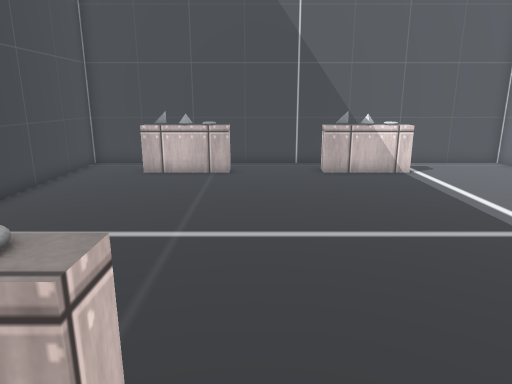
View 1 (above)

12 first-person views from a walk through a scene from a Unity 3-D project. The camera is 1.5 m above the floor, tilts 14° down and sees 70° across. The floor is counted in squares, 0.5 m on a side. Each view is taken from the middle of a square. On the plan, view 1 faces up. The plan holds only what a view shows up to about 20 squares ahead; the rest is blank. The place goes on beyond the plan. The player character is not drawn. Some surface patterns are stand-ins.

View 2
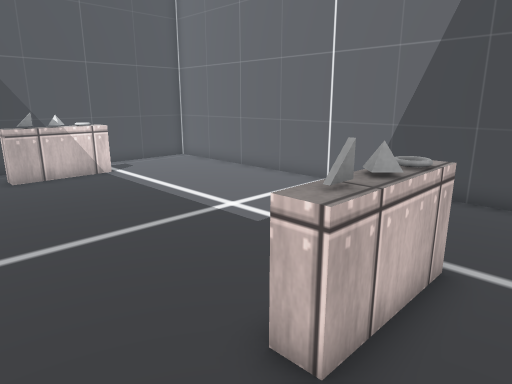

View 3
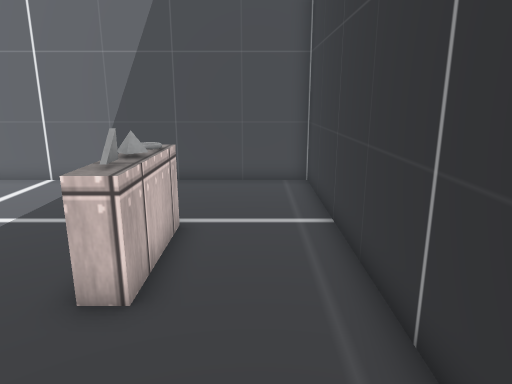

View 4
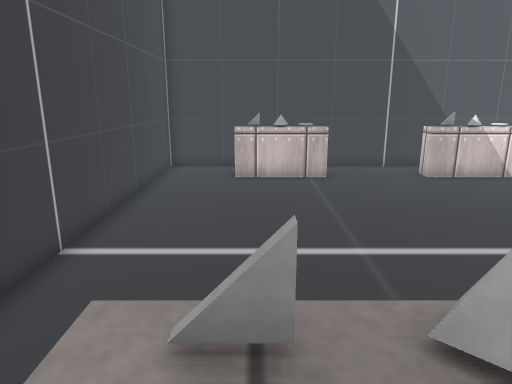

View 5
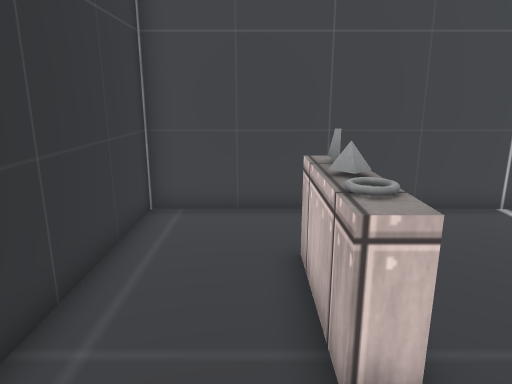

View 6
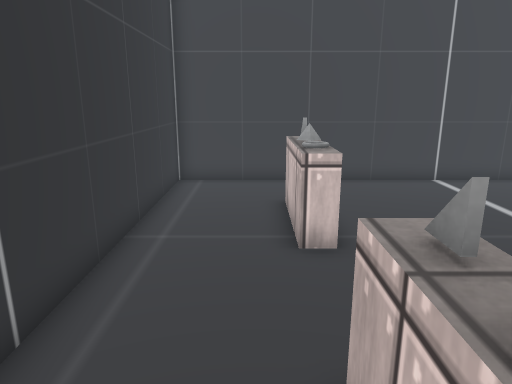

View 7
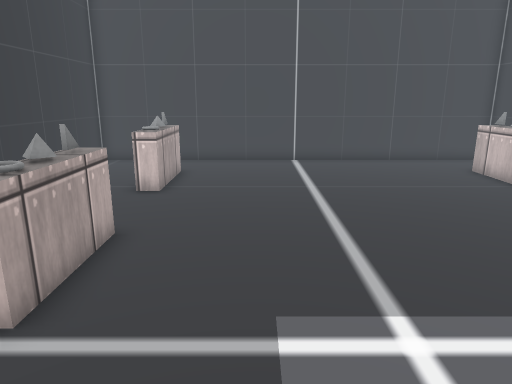

View 8
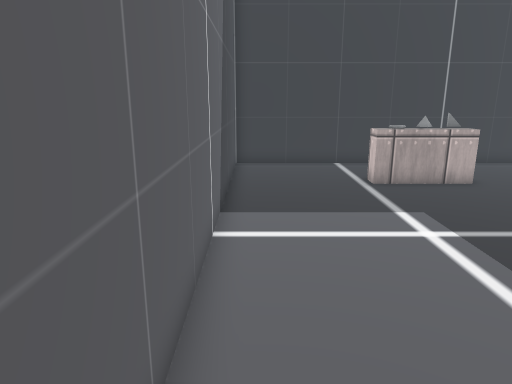

View 9
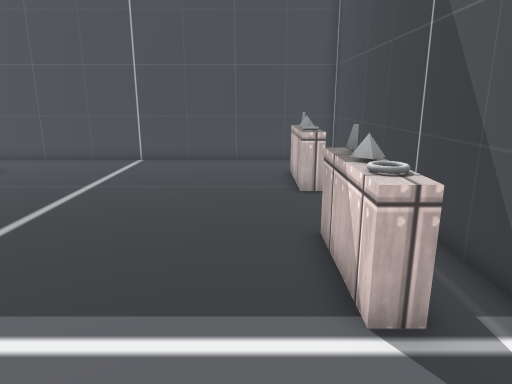

View 10
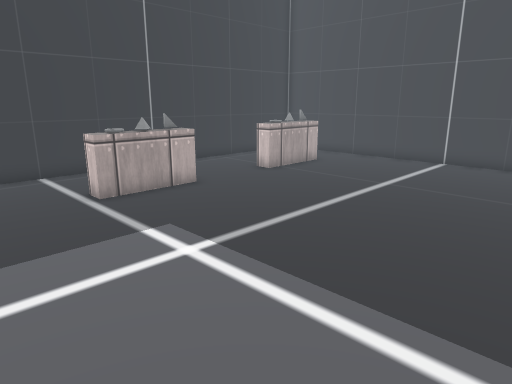

View 11
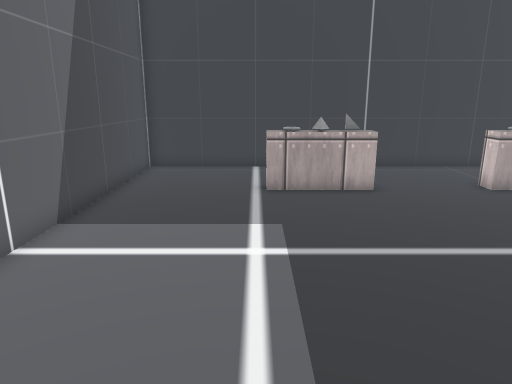

View 12
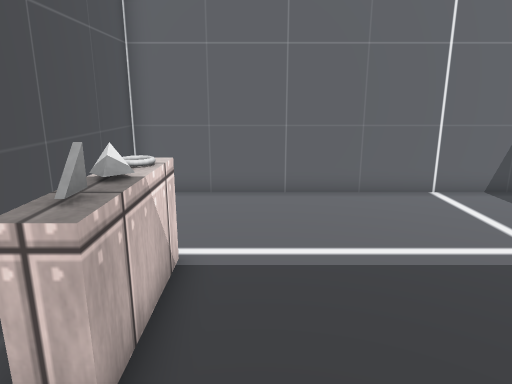

### Floor plan
Points are (right, up) in squares from view 1. A wall is a line through its corners. A room is listed if a view was taken in it or the views show most of it. See-through windows are left out.
Room 1 (views 1, 2, 3, 4, 5, 6, 7, 8, 9, 10, 11, 12)
walls: (-8, -2) (12, -2) (12, 18) (-8, 18) (-8, -2)
low walls: (2.9, 2.7) (6.6, 2.7) (6.6, 1.9) (2.9, 1.9) (2.9, 2.7); (-4.9, 2.7) (-1.1, 2.7) (-1.1, 1.9) (-4.9, 1.9); (-1.1, 16.4) (-1.1, 15.5) (-4.9, 15.5); (6.6, 16.4) (6.6, 15.5) (2.9, 15.5) (2.9, 16.4)
objects: other object (-3, 2); other object (-2, 16); other object (5, 2); other object (6, 16)

Positions as (right, up) in squares from view 1, and headings:
1: (0, 0), facing up
2: (0, 0), facing up-right
3: (-2, 0), facing right
4: (-4, 1), facing up
5: (2, 1), facing left
6: (6, 1), facing left
7: (11, 6), facing left
8: (11, 16), facing down
9: (11, 14), facing left
10: (11, 14), facing down-left
11: (7, 15), facing down
12: (0, 14), facing right
